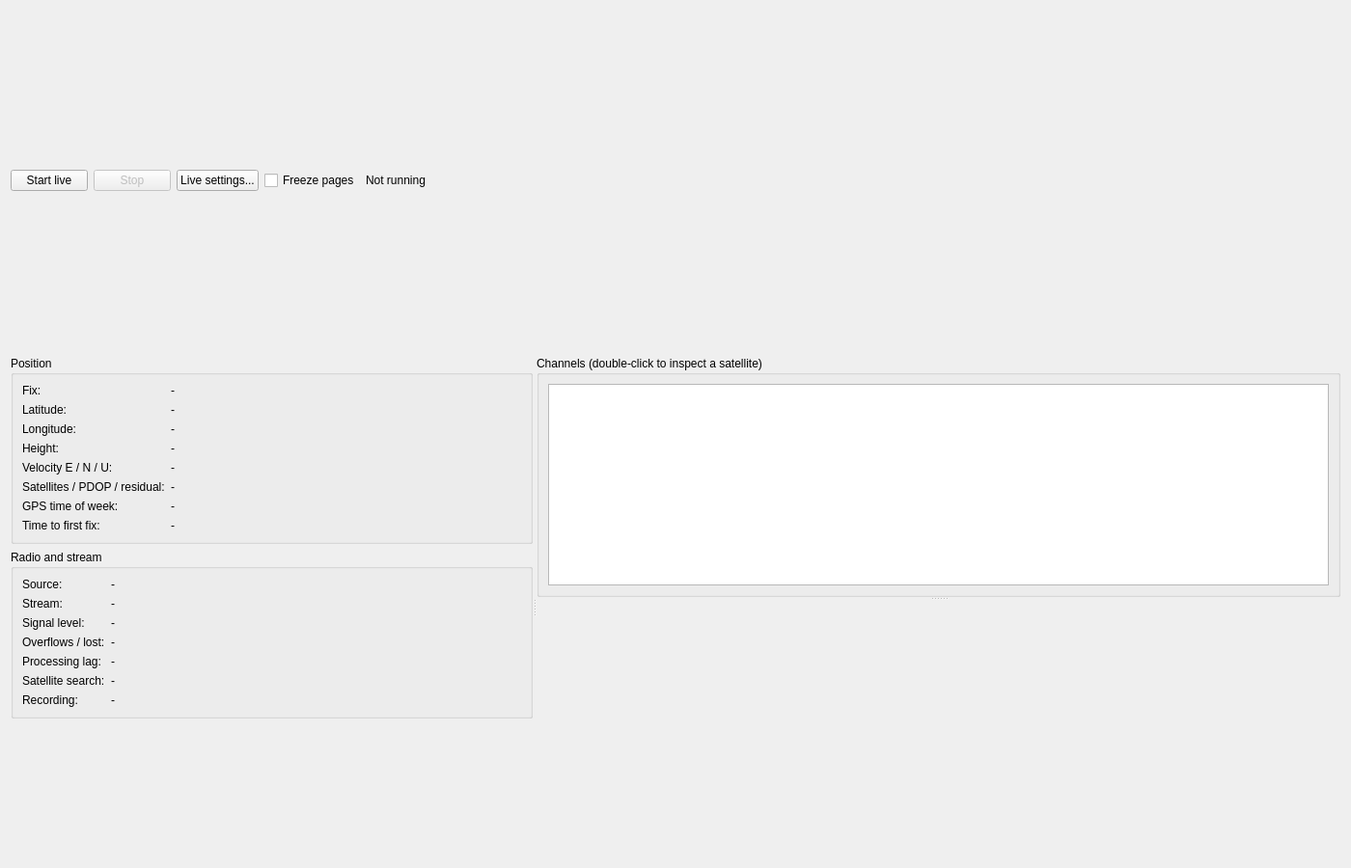
<?xml version="1.0" encoding="UTF-8"?>
<ui version="4.0">
 <class>LivePage</class>
 <widget class="QWidget" name="LivePage">
  <property name="geometry">
   <rect><x>0</x><y>0</y><width>1400</width><height>900</height></rect>
  </property>
  <layout class="QVBoxLayout" name="mainLayout">
   <item>
    <layout class="QHBoxLayout" name="controlsLayout">
     <item><widget class="QPushButton" name="startButton"><property name="text"><string>Start live</string></property></widget></item>
     <item><widget class="QPushButton" name="stopButton"><property name="enabled"><bool>false</bool></property><property name="text"><string>Stop</string></property></widget></item>
     <item><widget class="QPushButton" name="settingsButton"><property name="text"><string>Live settings...</string></property></widget></item>
     <item><widget class="QCheckBox" name="freezeCheck"><property name="toolTip"><string>Stop updating the pages so that they can be examined. The receiver keeps running.</string></property><property name="text"><string>Freeze pages</string></property></widget></item>
     <item>
      <widget class="QLabel" name="stateLabel">
       <property name="sizePolicy"><sizepolicy hsizetype="Expanding" vsizetype="Preferred"><horstretch>1</horstretch><verstretch>0</verstretch></sizepolicy></property>
       <property name="text"><string>Not running</string></property>
      </widget>
     </item>
    </layout>
   </item>
   <item>
    <widget class="QSplitter" name="splitter">
     <property name="orientation"><enum>Qt::Horizontal</enum></property>
     <widget class="QWidget" name="leftWidget">
      <property name="minimumSize"><size><width>380</width><height>0</height></size></property>
      <layout class="QVBoxLayout" name="leftLayout">
       <property name="leftMargin"><number>0</number></property>
       <property name="topMargin"><number>0</number></property>
       <property name="rightMargin"><number>0</number></property>
       <property name="bottomMargin"><number>0</number></property>
       <item>
        <widget class="QGroupBox" name="fixGroup">
         <property name="title"><string>Position</string></property>
         <layout class="QFormLayout" name="fixForm">
          <item row="0" column="0"><widget class="QLabel" name="fixLabel"><property name="text"><string>Fix:</string></property></widget></item>
          <item row="0" column="1"><widget class="QLabel" name="fixValue"><property name="text"><string>-</string></property></widget></item>
          <item row="1" column="0"><widget class="QLabel" name="latLabel"><property name="text"><string>Latitude:</string></property></widget></item>
          <item row="1" column="1"><widget class="QLabel" name="latValue"><property name="text"><string>-</string></property></widget></item>
          <item row="2" column="0"><widget class="QLabel" name="lonLabel"><property name="text"><string>Longitude:</string></property></widget></item>
          <item row="2" column="1"><widget class="QLabel" name="lonValue"><property name="text"><string>-</string></property></widget></item>
          <item row="3" column="0"><widget class="QLabel" name="heightLabel"><property name="text"><string>Height:</string></property></widget></item>
          <item row="3" column="1"><widget class="QLabel" name="heightValue"><property name="text"><string>-</string></property></widget></item>
          <item row="4" column="0"><widget class="QLabel" name="velocityLabel"><property name="text"><string>Velocity E / N / U:</string></property></widget></item>
          <item row="4" column="1"><widget class="QLabel" name="velocityValue"><property name="text"><string>-</string></property></widget></item>
          <item row="5" column="0"><widget class="QLabel" name="dopLabel"><property name="text"><string>Satellites / PDOP / residual:</string></property></widget></item>
          <item row="5" column="1"><widget class="QLabel" name="dopValue"><property name="text"><string>-</string></property></widget></item>
          <item row="6" column="0"><widget class="QLabel" name="timeLabel"><property name="text"><string>GPS time of week:</string></property></widget></item>
          <item row="6" column="1"><widget class="QLabel" name="timeValue"><property name="text"><string>-</string></property></widget></item>
          <item row="7" column="0"><widget class="QLabel" name="ttffLabel"><property name="text"><string>Time to first fix:</string></property></widget></item>
          <item row="7" column="1"><widget class="QLabel" name="ttffValue"><property name="text"><string>-</string></property></widget></item>
         </layout>
        </widget>
       </item>
       <item>
        <widget class="QGroupBox" name="radioGroup">
         <property name="title"><string>Radio and stream</string></property>
         <layout class="QFormLayout" name="radioForm">
          <item row="0" column="0"><widget class="QLabel" name="sourceLabel"><property name="text"><string>Source:</string></property></widget></item>
          <item row="0" column="1"><widget class="QLabel" name="sourceValue"><property name="text"><string>-</string></property></widget></item>
          <item row="1" column="0"><widget class="QLabel" name="streamLabel"><property name="text"><string>Stream:</string></property></widget></item>
          <item row="1" column="1"><widget class="QLabel" name="streamValue"><property name="text"><string>-</string></property></widget></item>
          <item row="2" column="0"><widget class="QLabel" name="levelLabel"><property name="text"><string>Signal level:</string></property></widget></item>
          <item row="2" column="1"><widget class="QLabel" name="levelValue"><property name="text"><string>-</string></property></widget></item>
          <item row="3" column="0"><widget class="QLabel" name="lossLabel"><property name="text"><string>Overflows / lost:</string></property></widget></item>
          <item row="3" column="1"><widget class="QLabel" name="lossValue"><property name="text"><string>-</string></property></widget></item>
          <item row="4" column="0"><widget class="QLabel" name="lagLabel"><property name="text"><string>Processing lag:</string></property></widget></item>
          <item row="4" column="1"><widget class="QLabel" name="lagValue"><property name="text"><string>-</string></property></widget></item>
          <item row="5" column="0"><widget class="QLabel" name="acqLabel"><property name="text"><string>Satellite search:</string></property></widget></item>
          <item row="5" column="1"><widget class="QLabel" name="acqValue"><property name="text"><string>-</string></property></widget></item>
          <item row="6" column="0"><widget class="QLabel" name="recordLabel"><property name="text"><string>Recording:</string></property></widget></item>
          <item row="6" column="1"><widget class="QLabel" name="recordValue"><property name="text"><string>-</string></property></widget></item>
         </layout>
        </widget>
       </item>
       <item>
        <spacer name="leftSpacer">
         <property name="orientation"><enum>Qt::Vertical</enum></property>
         <property name="sizeHint" stdset="0"><size><width>20</width><height>20</height></size></property>
        </spacer>
       </item>
      </layout>
     </widget>
     <widget class="QSplitter" name="rightSplitter">
      <property name="orientation"><enum>Qt::Vertical</enum></property>
      <widget class="QGroupBox" name="channelsGroup">
       <property name="minimumSize"><size><width>0</width><height>250</height></size></property>
       <property name="title"><string>Channels (double-click to inspect a satellite)</string></property>
       <layout class="QVBoxLayout" name="channelsLayout">
        <item><widget class="gui::DataTable" name="channelsTable"/></item>
       </layout>
      </widget>
      <widget class="QWidget" name="plotsWidget">
       <layout class="QGridLayout" name="plotsGrid" rowstretch="1,1" columnstretch="1,1">
        <item row="0" column="0">
         <widget class="gui::PlotWidget" name="cn0Plot" native="true">
          <property name="title" stdset="0"><string>Signal strength now</string></property>
          <property name="xLabel" stdset="0"><string>Satellite: GPS PRN, or E and the number for Galileo</string></property>
          <property name="yLabel" stdset="0"><string>C/N0 (dB-Hz)</string></property>
         </widget>
        </item>
        <item row="0" column="1" rowspan="2">
         <widget class="gui::SkyPlotWidget" name="skyPlot" native="true">
          <property name="minimumSize"><size><width>260</width><height>260</height></size></property>
          <property name="title" stdset="0"><string>Satellites in use</string></property>
         </widget>
        </item>
        <item row="1" column="0">
         <widget class="gui::PlotWidget" name="historyPlot" native="true">
          <property name="title" stdset="0"><string>Signal strength history</string></property>
          <property name="xLabel" stdset="0"><string>Stream time (s)</string></property>
          <property name="yLabel" stdset="0"><string>C/N0 (dB-Hz)</string></property>
         </widget>
        </item>
        <item row="2" column="0">
         <widget class="gui::PlotWidget" name="scatterPlot" native="true">
          <property name="title" stdset="0"><string>Horizontal scatter of recent fixes</string></property>
          <property name="xLabel" stdset="0"><string>East (m)</string></property>
          <property name="yLabel" stdset="0"><string>North (m)</string></property>
          <property name="aspectLocked" stdset="0"><bool>true</bool></property>
         </widget>
        </item>
        <item row="2" column="1">
         <widget class="gui::PlotWidget" name="heightPlot" native="true">
          <property name="title" stdset="0"><string>Height and satellites used</string></property>
          <property name="xLabel" stdset="0"><string>GPS time of week (s)</string></property>
          <property name="yLabel" stdset="0"><string>m about the mean / count</string></property>
         </widget>
        </item>
       </layout>
      </widget>
     </widget>
    </widget>
   </item>
  </layout>
 </widget>
 <customwidgets>
  <customwidget>
   <class>gui::PlotWidget</class>
   <extends>QWidget</extends>
   <header>gui/PlotWidget.h</header>
   <container>1</container>
  </customwidget>
  <customwidget>
   <class>gui::SkyPlotWidget</class>
   <extends>QWidget</extends>
   <header>gui/SkyPlotWidget.h</header>
   <container>1</container>
  </customwidget>
  <customwidget>
   <class>gui::DataTable</class>
   <extends>QTableWidget</extends>
   <header>gui/DataTable.h</header>
  </customwidget>
 </customwidgets>
 <resources/>
 <connections/>
</ui>
